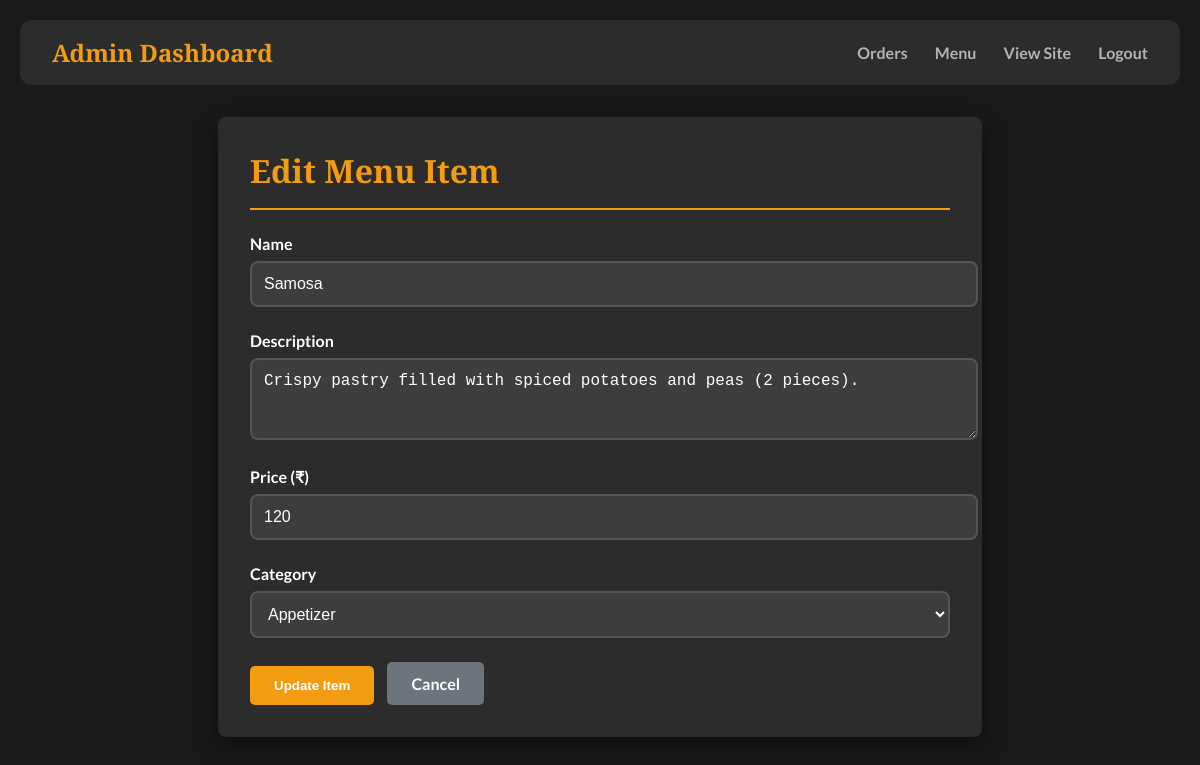
Screenshot of /admin/menu/edit/2 (signed in) with the database file from the repository.
### tables this page shows
CREATE TABLE menu (
    id INTEGER PRIMARY KEY AUTOINCREMENT,
    name TEXT NOT NULL,
    description TEXT NOT NULL,
    price INTEGER NOT NULL,
    category TEXT NOT NULL
);

### app.py (the view, shortened to what this page needs)
@app.route('/admin/menu/edit/<int:id>', methods=['GET', 'POST'])
def edit_menu_item(id):
    if not session.get('logged_in'):
        return redirect(url_for('admin_login'))
    conn = get_db_connection()
    item = conn.execute('SELECT * FROM menu WHERE id = ?', (id,)).fetchone()
    conn.close()
    return render_template('edit_item.html', item=item)

### app.py (called while the page is built)
def get_db_connection():
    conn = sqlite3.connect('database.db')
    conn.row_factory = sqlite3.Row
    return conn

### templates/edit_item.html (shortened to what this page needs)
<!DOCTYPE html>
<html lang="en">
<head>
</head>
<body>
    <nav class="navbar">
        <div class="logo">Admin Dashboard</div>
        <div>
            <a href="{{ url_for('admin_orders') }}">Orders</a>
            <a href="{{ url_for('admin_menu') }}">Menu</a>
            <a href="{{ url_for('home') }}">View Site</a>
            <a href="{{ url_for('logout') }}">Logout</a>
        </div>
    </nav>
    <div class="container">
        <div class="header">
            <h1>Edit Menu Item</h1>
        </div>
        <form method="post">
            <div class="form-group">
                <label for="name">Name</label>
                <input type="text" id="name" name="name" value="{{ item['name'] }}" required>
            </div>
            <div class="form-group">
                <label for="description">Description</label>
                <textarea id="description" name="description" rows="3" required>{{ item['description'] }}</textarea>
            </div>
            <div class="form-group">
                <label for="price">Price (₹)</label>
                <input type="number" step="0.01" id="price" name="price" value="{{ item['price'] }}" required>
            </div>
            <div class="form-group">
                <label for="category">Category</label>
                <select id="category" name="category" required>
                    <option value="Appetizer" {% if item['category'] == 'Appetizer' %}selected{% endif %}>Appetizer</option>
                </select>
            </div>
            <button type="submit" class="btn btn-primary">Update Item</button>
            <a href="{{ url_for('admin_menu') }}" class="btn btn-secondary">Cancel</a>
        </form>
    </div>
</body>
</html>

### templates/edit_item.html (style rules this page uses)
:root { --bg-color: #1a1a1a; --card-color: #2c2c2c; --primary-text: #ffffff; --secondary-text: #b3b3b3; --accent-color: #f39c12; --border-radius: 12px; --box-shadow: 0 8px 25px rgba(0, 0, 0, 0.5); }
body { font-family: 'Lato', sans-serif; background-color: var(--bg-color); color: var(--primary-text); margin: 0; padding: 20px; }
.navbar { display: flex; justify-content: space-between; align-items: center; padding: 1rem 2rem; background-color: var(--card-color); border-radius: var(--border-radius); margin-bottom: 2rem; }
.navbar .logo { font-family: 'Playfair Display', serif; font-size: 1.5rem; font-weight: 700; color: var(--accent-color); }
.navbar a { text-decoration: none; color: var(--secondary-text); margin-left: 1.5rem; font-weight: 600; transition: color 0.3s ease; }
.container { padding: 2rem; max-width: 700px; margin: 0 auto; background-color: var(--card-color); border-radius: 8px; box-shadow: var(--box-shadow); }
.header { margin-bottom: 1.5rem; border-bottom: 2px solid var(--accent-color); padding-bottom: 1rem; }
.header h1 { font-family: 'Playfair Display', serif; color: var(--accent-color); margin: 0; }
.form-group { margin-bottom: 1.5rem; }
.form-group label { display: block; margin-bottom: 0.5rem; font-weight: 600; }
.form-group input, .form-group textarea, .form-group select { width: 100%; padding: 0.75rem; background-color: #3d3d3d; border: 2px solid #555; border-radius: 8px; color: var(--primary-text); font-size: 1rem; transition: border-color 0.3s ease; }
.btn { padding: 0.75rem 1.5rem; border: none; border-radius: 5px; cursor: pointer; font-weight: 600; text-decoration: none; display: inline-block; transition: transform 0.2s ease; }
.btn-primary { background-color: var(--accent-color); color: #fff; }
.btn-secondary { background-color: #6c757d; color: #fff; margin-left: 10px; }

### rows the page displays
menu: name "Samosa", description "Crispy pastry filled with spiced potatoes and peas (2 pieces).", price "120", category "Appetizer"
